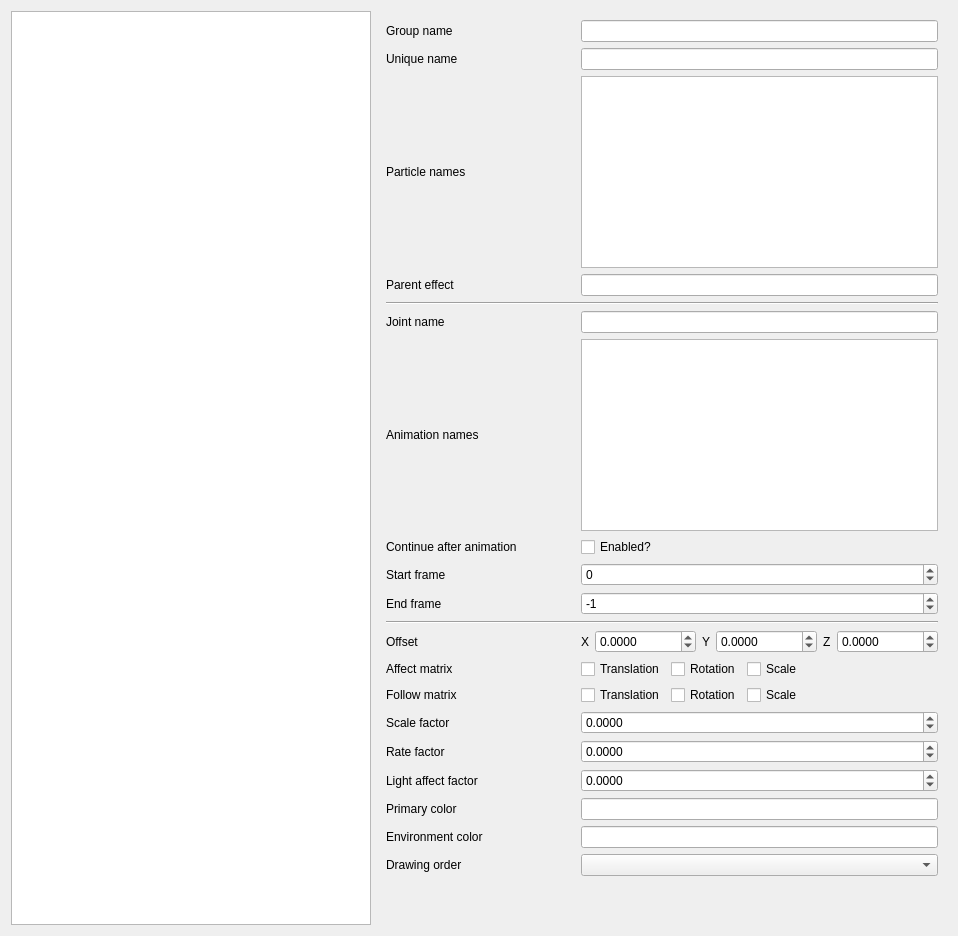
      <widget class="QWidget" name="tabEffects">
       <attribute name="title">
        <string>Effects</string>
       </attribute>
       <layout class="QGridLayout" name="gridLayout_2" columnstretch="4,0">
        <item row="0" column="0">
         <widget class="QListWidget" name="listEffects">
          <property name="sizePolicy">
           <sizepolicy hsizetype="Maximum" vsizetype="Expanding">
            <horstretch>0</horstretch>
            <verstretch>0</verstretch>
           </sizepolicy>
          </property>
          <property name="minimumSize">
           <size>
            <width>360</width>
            <height>0</height>
           </size>
          </property>
          <property name="locale">
           <locale language="English" country="UnitedStates"/>
          </property>
          <property name="selectionMode">
           <enum>QAbstractItemView::ExtendedSelection</enum>
          </property>
         </widget>
        </item>
        <item row="0" column="1">
         <widget class="QWidget" name="widgetEffects" native="true">
          <property name="sizePolicy">
           <sizepolicy hsizetype="Preferred" vsizetype="Preferred">
            <horstretch>0</horstretch>
            <verstretch>0</verstretch>
           </sizepolicy>
          </property>
          <property name="locale">
           <locale language="English" country="UnitedStates"/>
          </property>
          <layout class="QGridLayout" name="gridLayout_6">
           <item row="0" column="0">
            <layout class="QGridLayout" name="gridEffect" columnstretch="1,2">
             <property name="horizontalSpacing">
              <number>24</number>
             </property>
             <item row="9" column="0">
              <widget class="QLabel" name="labelEffectStartFrame">
               <property name="locale">
                <locale language="English" country="UnitedStates"/>
               </property>
               <property name="text">
                <string>Start frame</string>
               </property>
              </widget>
             </item>
             <item row="1" column="1">
              <widget class="QLineEdit" name="textEffectUniqueName">
               <property name="locale">
                <locale language="English" country="UnitedStates"/>
               </property>
              </widget>
             </item>
             <item row="3" column="0">
              <widget class="QLabel" name="labelEffectParentName">
               <property name="locale">
                <locale language="English" country="UnitedStates"/>
               </property>
               <property name="text">
                <string>Parent effect</string>
               </property>
              </widget>
             </item>
             <item row="1" column="0">
              <widget class="QLabel" name="labelEffectUniqueName">
               <property name="locale">
                <locale language="English" country="UnitedStates"/>
               </property>
               <property name="text">
                <string>Unique name</string>
               </property>
              </widget>
             </item>
             <item row="16" column="1">
              <widget class="QWidget" name="widgetEffectAffect" native="true">
               <property name="locale">
                <locale language="English" country="UnitedStates"/>
               </property>
               <layout class="QHBoxLayout" name="horizontalLayout">
                <property name="spacing">
                 <number>6</number>
                </property>
                <property name="leftMargin">
                 <number>0</number>
                </property>
                <property name="topMargin">
                 <number>0</number>
                </property>
                <property name="rightMargin">
                 <number>0</number>
                </property>
                <property name="bottomMargin">
                 <number>0</number>
                </property>
                <item>
                 <widget class="QCheckBox" name="checkEffectAffectT">
                  <property name="locale">
                   <locale language="English" country="UnitedStates"/>
                  </property>
                  <property name="text">
                   <string>Translation</string>
                  </property>
                 </widget>
                </item>
                <item>
                 <widget class="QCheckBox" name="checkEffectAffectR">
                  <property name="locale">
                   <locale language="English" country="UnitedStates"/>
                  </property>
                  <property name="text">
                   <string>Rotation</string>
                  </property>
                 </widget>
                </item>
                <item>
                 <widget class="QCheckBox" name="checkEffectAffectS">
                  <property name="locale">
                   <locale language="English" country="UnitedStates"/>
                  </property>
                  <property name="text">
                   <string>Scale</string>
                  </property>
                 </widget>
                </item>
                <item>
                 <spacer name="horizontalSpacer">
                  <property name="locale">
                   <locale language="English" country="UnitedStates"/>
                  </property>
                  <property name="orientation">
                   <enum>Qt::Horizontal</enum>
                  </property>
                  <property name="sizeHint" stdset="0">
                   <size>
                    <width>40</width>
                    <height>20</height>
                   </size>
                  </property>
                 </spacer>
                </item>
               </layout>
              </widget>
             </item>
             <item row="8" column="0">
              <widget class="QLabel" name="labelEffectContinueAnimEnd">
               <property name="locale">
                <locale language="English" country="UnitedStates"/>
               </property>
               <property name="text">
                <string>Continue after animation</string>
               </property>
              </widget>
             </item>
             <item row="17" column="1">
              <widget class="QWidget" name="widgetEffectFollow" native="true">
               <property name="locale">
                <locale language="English" country="UnitedStates"/>
               </property>
               <layout class="QHBoxLayout" name="horizontalLayout_2">
                <property name="spacing">
                 <number>6</number>
                </property>
                <property name="leftMargin">
                 <number>0</number>
                </property>
                <property name="topMargin">
                 <number>0</number>
                </property>
                <property name="rightMargin">
                 <number>0</number>
                </property>
                <property name="bottomMargin">
                 <number>0</number>
                </property>
                <item>
                 <widget class="QCheckBox" name="checkEffectFollowT">
                  <property name="locale">
                   <locale language="English" country="UnitedStates"/>
                  </property>
                  <property name="text">
                   <string>Translation</string>
                  </property>
                 </widget>
                </item>
                <item>
                 <widget class="QCheckBox" name="checkEffectFollowR">
                  <property name="locale">
                   <locale language="English" country="UnitedStates"/>
                  </property>
                  <property name="text">
                   <string>Rotation</string>
                  </property>
                 </widget>
                </item>
                <item>
                 <widget class="QCheckBox" name="checkEffectFollowS">
                  <property name="locale">
                   <locale language="English" country="UnitedStates"/>
                  </property>
                  <property name="text">
                   <string>Scale</string>
                  </property>
                 </widget>
                </item>
                <item>
                 <spacer name="horizontalSpacer_2">
                  <property name="locale">
                   <locale language="English" country="UnitedStates"/>
                  </property>
                  <property name="orientation">
                   <enum>Qt::Horizontal</enum>
                  </property>
                  <property name="sizeHint" stdset="0">
                   <size>
                    <width>40</width>
                    <height>20</height>
                   </size>
                  </property>
                 </spacer>
                </item>
               </layout>
              </widget>
             </item>
             <item row="20" column="1">
              <widget class="QDoubleSpinBox" name="spinnerEffectLightAffectValue">
               <property name="locale">
                <locale language="English" country="UnitedStates"/>
               </property>
               <property name="decimals">
                <number>4</number>
               </property>
               <property name="minimum">
                <double>-999999.999900000053458</double>
               </property>
               <property name="maximum">
                <double>999999.999900000053458</double>
               </property>
              </widget>
             </item>
             <item row="19" column="0">
              <widget class="QLabel" name="labelEffectRateValue">
               <property name="locale">
                <locale language="English" country="UnitedStates"/>
               </property>
               <property name="text">
                <string>Rate factor</string>
               </property>
              </widget>
             </item>
             <item row="24" column="0">
              <widget class="QLabel" name="labelEffectDrawOrder">
               <property name="locale">
                <locale language="English" country="UnitedStates"/>
               </property>
               <property name="text">
                <string>Drawing order</string>
               </property>
              </widget>
             </item>
             <item row="6" column="0">
              <widget class="QLabel" name="labelEffectJointName">
               <property name="locale">
                <locale language="English" country="UnitedStates"/>
               </property>
               <property name="text">
                <string>Joint name</string>
               </property>
              </widget>
             </item>
             <item row="21" column="0">
              <widget class="QLabel" name="labelEffectPrmColor">
               <property name="locale">
                <locale language="English" country="UnitedStates"/>
               </property>
               <property name="text">
                <string>Primary color</string>
               </property>
              </widget>
             </item>
             <item row="16" column="0">
              <widget class="QLabel" name="labelEffectAffect">
               <property name="locale">
                <locale language="English" country="UnitedStates"/>
               </property>
               <property name="text">
                <string>Affect matrix</string>
               </property>
              </widget>
             </item>
             <item row="17" column="0">
              <widget class="QLabel" name="labelEffectFollow">
               <property name="locale">
                <locale language="English" country="UnitedStates"/>
               </property>
               <property name="text">
                <string>Follow matrix</string>
               </property>
              </widget>
             </item>
             <item row="18" column="0">
              <widget class="QLabel" name="labelEffectScaleValue">
               <property name="locale">
                <locale language="English" country="UnitedStates"/>
               </property>
               <property name="text">
                <string>Scale factor</string>
               </property>
              </widget>
             </item>
             <item row="7" column="1">
              <widget class="QPlainTextEdit" name="textEffectAnimName"/>
             </item>
             <item row="0" column="0">
              <widget class="QLabel" name="labelEffectGroupName">
               <property name="sizePolicy">
                <sizepolicy hsizetype="Preferred" vsizetype="Preferred">
                 <horstretch>0</horstretch>
                 <verstretch>0</verstretch>
                </sizepolicy>
               </property>
               <property name="locale">
                <locale language="English" country="UnitedStates"/>
               </property>
               <property name="text">
                <string>Group name</string>
               </property>
              </widget>
             </item>
             <item row="0" column="1">
              <widget class="QLineEdit" name="textEffectGroupName">
               <property name="sizePolicy">
                <sizepolicy hsizetype="Expanding" vsizetype="Fixed">
                 <horstretch>0</horstretch>
                 <verstretch>0</verstretch>
                </sizepolicy>
               </property>
               <property name="locale">
                <locale language="English" country="UnitedStates"/>
               </property>
              </widget>
             </item>
             <item row="7" column="0">
              <widget class="QLabel" name="labelEffectAnimName">
               <property name="locale">
                <locale language="English" country="UnitedStates"/>
               </property>
               <property name="text">
                <string>Animation names</string>
               </property>
              </widget>
             </item>
             <item row="25" column="0">
              <spacer name="verticalSpacer">
               <property name="locale">
                <locale language="English" country="UnitedStates"/>
               </property>
               <property name="orientation">
                <enum>Qt::Vertical</enum>
               </property>
               <property name="sizeHint" stdset="0">
                <size>
                 <width>20</width>
                 <height>40</height>
                </size>
               </property>
              </spacer>
             </item>
             <item row="20" column="0">
              <widget class="QLabel" name="labelEffectLightAffectValue">
               <property name="locale">
                <locale language="English" country="UnitedStates"/>
               </property>
               <property name="text">
                <string>Light affect factor</string>
               </property>
              </widget>
             </item>
             <item row="8" column="1">
              <widget class="QCheckBox" name="checkEffectContinueAnimEnd">
               <property name="locale">
                <locale language="English" country="UnitedStates"/>
               </property>
               <property name="text">
                <string>Enabled?</string>
               </property>
              </widget>
             </item>
             <item row="3" column="1">
              <widget class="QLineEdit" name="textEffectParentName">
               <property name="locale">
                <locale language="English" country="UnitedStates"/>
               </property>
              </widget>
             </item>
             <item row="24" column="1">
              <widget class="QComboBox" name="comboEffectDrawOrder">
               <property name="locale">
                <locale language="English" country="UnitedStates"/>
               </property>
              </widget>
             </item>
             <item row="22" column="0">
              <widget class="QLabel" name="labelEffectEnvColor">
               <property name="locale">
                <locale language="English" country="UnitedStates"/>
               </property>
               <property name="text">
                <string>Environment color</string>
               </property>
              </widget>
             </item>
             <item row="18" column="1">
              <widget class="QDoubleSpinBox" name="spinnerEffectScaleValue">
               <property name="locale">
                <locale language="English" country="UnitedStates"/>
               </property>
               <property name="decimals">
                <number>4</number>
               </property>
               <property name="minimum">
                <double>-999999.999900000053458</double>
               </property>
               <property name="maximum">
                <double>999999.999900000053458</double>
               </property>
              </widget>
             </item>
             <item row="19" column="1">
              <widget class="QDoubleSpinBox" name="spinnerEffectRateValue">
               <property name="locale">
                <locale language="English" country="UnitedStates"/>
               </property>
               <property name="decimals">
                <number>4</number>
               </property>
               <property name="minimum">
                <double>-999999.999900000053458</double>
               </property>
               <property name="maximum">
                <double>999999.999900000053458</double>
               </property>
              </widget>
             </item>
             <item row="13" column="0">
              <widget class="QLabel" name="labelEffectOffset">
               <property name="text">
                <string>Offset</string>
               </property>
              </widget>
             </item>
             <item row="22" column="1">
              <widget class="QLineEdit" name="textEffectEnvColor">
               <property name="locale">
                <locale language="English" country="UnitedStates"/>
               </property>
              </widget>
             </item>
             <item row="21" column="1">
              <widget class="QLineEdit" name="textEffectPrmColor">
               <property name="locale">
                <locale language="English" country="UnitedStates"/>
               </property>
              </widget>
             </item>
             <item row="13" column="1">
              <widget class="QWidget" name="widgetEffectOffset" native="true">
               <layout class="QHBoxLayout" name="horizontalLayout_3">
                <property name="leftMargin">
                 <number>0</number>
                </property>
                <property name="topMargin">
                 <number>0</number>
                </property>
                <property name="rightMargin">
                 <number>0</number>
                </property>
                <property name="bottomMargin">
                 <number>0</number>
                </property>
                <item>
                 <widget class="QLabel" name="labelEffectOffsetX">
                  <property name="locale">
                   <locale language="English" country="UnitedStates"/>
                  </property>
                  <property name="text">
                   <string>X</string>
                  </property>
                 </widget>
                </item>
                <item>
                 <widget class="QDoubleSpinBox" name="spinnerEffectOffsetX">
                  <property name="locale">
                   <locale language="English" country="UnitedStates"/>
                  </property>
                  <property name="decimals">
                   <number>4</number>
                  </property>
                  <property name="minimum">
                   <double>-999999.999900000053458</double>
                  </property>
                  <property name="maximum">
                   <double>999999.999900000053458</double>
                  </property>
                 </widget>
                </item>
                <item>
                 <widget class="QLabel" name="labelEffectOffsetY">
                  <property name="locale">
                   <locale language="English" country="UnitedStates"/>
                  </property>
                  <property name="text">
                   <string>Y</string>
                  </property>
                 </widget>
                </item>
                <item>
                 <widget class="QDoubleSpinBox" name="spinnerEffectOffsetY">
                  <property name="locale">
                   <locale language="English" country="UnitedStates"/>
                  </property>
                  <property name="decimals">
                   <number>4</number>
                  </property>
                  <property name="minimum">
                   <double>-999999.999900000053458</double>
                  </property>
                  <property name="maximum">
                   <double>999999.999900000053458</double>
                  </property>
                  <property name="value">
                   <double>0.000000000000000</double>
                  </property>
                 </widget>
                </item>
                <item>
                 <widget class="QLabel" name="labelEffectOffsetZ">
                  <property name="locale">
                   <locale language="English" country="UnitedStates"/>
                  </property>
                  <property name="text">
                   <string>Z</string>
                  </property>
                 </widget>
                </item>
                <item>
                 <widget class="QDoubleSpinBox" name="spinnerEffectOffsetZ">
                  <property name="locale">
                   <locale language="English" country="UnitedStates"/>
                  </property>
                  <property name="decimals">
                   <number>4</number>
                  </property>
                  <property name="minimum">
                   <double>-999999.999900000053458</double>
                  </property>
                  <property name="maximum">
                   <double>999999.999900000053458</double>
                  </property>
                 </widget>
                </item>
                <item>
                 <spacer name="horizontalSpacer_3">
                  <property name="orientation">
                   <enum>Qt::Horizontal</enum>
                  </property>
                  <property name="sizeHint" stdset="0">
                   <size>
                    <width>40</width>
                    <height>20</height>
                   </size>
                  </property>
                 </spacer>
                </item>
               </layout>
              </widget>
             </item>
             <item row="10" column="0">
              <widget class="QLabel" name="labelEffectEndFrame">
               <property name="locale">
                <locale language="English" country="UnitedStates"/>
               </property>
               <property name="text">
                <string>End frame</string>
               </property>
              </widget>
             </item>
             <item row="9" column="1">
              <widget class="QSpinBox" name="spinnerEffectStartFrame">
               <property name="locale">
                <locale language="English" country="UnitedStates"/>
               </property>
               <property name="minimum">
                <number>-2147483647</number>
               </property>
               <property name="maximum">
                <number>2147483647</number>
               </property>
              </widget>
             </item>
             <item row="10" column="1">
              <widget class="QSpinBox" name="spinnerEffectEndFrame">
               <property name="locale">
                <locale language="English" country="UnitedStates"/>
               </property>
               <property name="minimum">
                <number>-2147483647</number>
               </property>
               <property name="maximum">
                <number>2147483647</number>
               </property>
               <property name="value">
                <number>-1</number>
               </property>
              </widget>
             </item>
             <item row="2" column="1">
              <widget class="QPlainTextEdit" name="textEffectEffectName"/>
             </item>
             <item row="6" column="1">
              <widget class="QLineEdit" name="textEffectJointName">
               <property name="locale">
                <locale language="English" country="UnitedStates"/>
               </property>
              </widget>
             </item>
             <item row="2" column="0">
              <widget class="QLabel" name="labelEffectParticleName">
               <property name="locale">
                <locale language="English" country="UnitedStates"/>
               </property>
               <property name="text">
                <string>Particle names</string>
               </property>
              </widget>
             </item>
             <item row="5" column="0" colspan="2">
              <widget class="Line" name="line_2">
               <property name="orientation">
                <enum>Qt::Horizontal</enum>
               </property>
              </widget>
             </item>
             <item row="11" column="0" colspan="2">
              <widget class="Line" name="line_3">
               <property name="orientation">
                <enum>Qt::Horizontal</enum>
               </property>
              </widget>
             </item>
            </layout>
           </item>
          </layout>
         </widget>
        </item>
       </layout>
      </widget>
